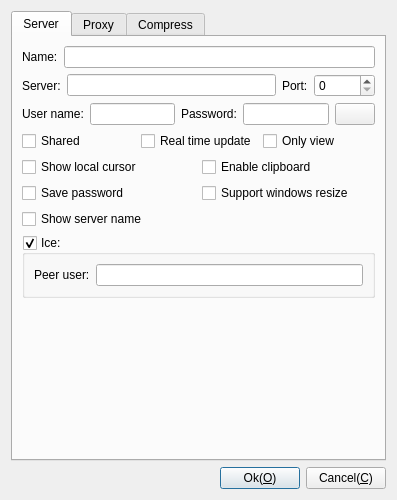
<?xml version="1.0" encoding="UTF-8"?>
<ui version="4.0">
 <class>CDlgSettingsRabbitVNC</class>
 <widget class="QDialog" name="CDlgSettingsRabbitVNC">
  <property name="geometry">
   <rect>
    <x>0</x>
    <y>0</y>
    <width>397</width>
    <height>500</height>
   </rect>
  </property>
  <property name="windowTitle">
   <string>Setting RabbitVNC</string>
  </property>
  <property name="windowIcon">
   <iconset>
    <normaloff>:/image/App</normaloff>:/image/App</iconset>
  </property>
  <layout class="QGridLayout" name="gridLayout_4">
   <item row="1" column="0">
    <layout class="QHBoxLayout" name="horizontalLayout_4">
     <item>
      <spacer name="horizontalSpacer">
       <property name="orientation">
        <enum>Qt::Horizontal</enum>
       </property>
       <property name="sizeHint" stdset="0">
        <size>
         <width>40</width>
         <height>20</height>
        </size>
       </property>
      </spacer>
     </item>
     <item>
      <widget class="QPushButton" name="pbOk">
       <property name="text">
        <string>Ok(&amp;O)</string>
       </property>
      </widget>
     </item>
     <item>
      <widget class="QPushButton" name="pbCancel">
       <property name="text">
        <string>Cancel(&amp;C)</string>
       </property>
      </widget>
     </item>
    </layout>
   </item>
   <item row="0" column="0">
    <widget class="QTabWidget" name="tabWidget">
     <property name="currentIndex">
      <number>0</number>
     </property>
     <widget class="QWidget" name="Server">
      <attribute name="title">
       <string>Server</string>
      </attribute>
      <layout class="QGridLayout" name="gridLayout_8">
       <item row="0" column="0">
        <layout class="QHBoxLayout" name="horizontalLayout_9">
         <item>
          <widget class="QLabel" name="label_11">
           <property name="text">
            <string>Name:</string>
           </property>
          </widget>
         </item>
         <item>
          <widget class="QLineEdit" name="leName">
           <property name="toolTip">
            <string>Connecter name</string>
           </property>
           <property name="statusTip">
            <string>Connecter name</string>
           </property>
           <property name="whatsThis">
            <string>Connecter name</string>
           </property>
          </widget>
         </item>
        </layout>
       </item>
       <item row="1" column="0">
        <layout class="QHBoxLayout" name="horizontalLayout_3">
         <item>
          <widget class="QLabel" name="lbServer">
           <property name="text">
            <string>Server:</string>
           </property>
          </widget>
         </item>
         <item>
          <widget class="QLineEdit" name="leServer">
           <property name="text">
            <string/>
           </property>
          </widget>
         </item>
         <item>
          <widget class="QLabel" name="label_6">
           <property name="text">
            <string>Port:</string>
           </property>
          </widget>
         </item>
         <item>
          <widget class="QSpinBox" name="spPort">
           <property name="maximum">
            <number>65536</number>
           </property>
          </widget>
         </item>
        </layout>
       </item>
       <item row="2" column="0">
        <layout class="QHBoxLayout" name="horizontalLayout">
         <item>
          <widget class="QLabel" name="label_2">
           <property name="text">
            <string>User name:</string>
           </property>
          </widget>
         </item>
         <item>
          <widget class="QLineEdit" name="leUserName"/>
         </item>
         <item>
          <widget class="QLabel" name="label_3">
           <property name="text">
            <string>Password:</string>
           </property>
          </widget>
         </item>
         <item>
          <widget class="QLineEdit" name="lePassword">
           <property name="inputMask">
            <string/>
           </property>
           <property name="text">
            <string/>
           </property>
           <property name="echoMode">
            <enum>QLineEdit::Password</enum>
           </property>
          </widget>
         </item>
         <item>
          <widget class="QPushButton" name="pbShow">
           <property name="text">
            <string/>
           </property>
           <property name="icon">
            <iconset theme="eye-on"/>
           </property>
           <property name="checkable">
            <bool>true</bool>
           </property>
           <property name="checked">
            <bool>false</bool>
           </property>
          </widget>
         </item>
        </layout>
       </item>
       <item row="3" column="0">
        <layout class="QHBoxLayout" name="horizontalLayout_7">
         <item>
          <widget class="QCheckBox" name="cbShared">
           <property name="text">
            <string>Shared</string>
           </property>
          </widget>
         </item>
         <item>
          <widget class="QCheckBox" name="cbRealTimeUpdate">
           <property name="text">
            <string>Real time update</string>
           </property>
          </widget>
         </item>
         <item>
          <widget class="QCheckBox" name="cbOnlyView">
           <property name="text">
            <string>Only view</string>
           </property>
          </widget>
         </item>
        </layout>
       </item>
       <item row="4" column="0">
        <layout class="QHBoxLayout" name="horizontalLayout_8">
         <item>
          <widget class="QCheckBox" name="cbLocalCursor">
           <property name="text">
            <string>Show local cursor</string>
           </property>
          </widget>
         </item>
         <item>
          <widget class="QCheckBox" name="cbClipboard">
           <property name="text">
            <string>Enable clipboard</string>
           </property>
          </widget>
         </item>
        </layout>
       </item>
       <item row="5" column="0">
        <layout class="QGridLayout" name="gridLayout">
         <item row="0" column="0">
          <widget class="QCheckBox" name="cbSave">
           <property name="text">
            <string>Save password</string>
           </property>
          </widget>
         </item>
         <item row="0" column="1">
          <widget class="QCheckBox" name="cbResizeWindows">
           <property name="text">
            <string>Support windows resize</string>
           </property>
          </widget>
         </item>
        </layout>
       </item>
       <item row="6" column="0">
        <widget class="QCheckBox" name="cbShowServerName">
         <property name="text">
          <string>Show server name</string>
         </property>
        </widget>
       </item>
       <item row="7" column="0">
        <widget class="QGroupBox" name="gpIce">
         <property name="title">
          <string>Ice:</string>
         </property>
         <property name="checkable">
          <bool>true</bool>
         </property>
         <property name="checked">
          <bool>true</bool>
         </property>
         <layout class="QGridLayout" name="gridLayout_5">
          <item row="0" column="0">
           <layout class="QHBoxLayout" name="horizontalLayout_14">
            <item>
             <widget class="QLabel" name="label">
              <property name="text">
               <string>Peer user:</string>
              </property>
             </widget>
            </item>
            <item>
             <widget class="QLineEdit" name="lePeerUser"/>
            </item>
           </layout>
          </item>
         </layout>
        </widget>
       </item>
       <item row="8" column="0">
        <spacer name="verticalSpacer_4">
         <property name="orientation">
          <enum>Qt::Vertical</enum>
         </property>
         <property name="sizeHint" stdset="0">
          <size>
           <width>20</width>
           <height>40</height>
          </size>
         </property>
        </spacer>
       </item>
      </layout>
     </widget>
     <widget class="QWidget" name="Proxy">
      <attribute name="title">
       <string>Proxy</string>
      </attribute>
      <layout class="QGridLayout" name="gridLayout_7">
       <item row="1" column="0">
        <layout class="QGridLayout" name="gridLayout_6">
         <item row="0" column="3">
          <widget class="QSpinBox" name="spProxyPort">
           <property name="maximum">
            <number>65537</number>
           </property>
          </widget>
         </item>
         <item row="0" column="2">
          <widget class="QLabel" name="label_8">
           <property name="text">
            <string>Port:</string>
           </property>
          </widget>
         </item>
         <item row="0" column="0">
          <widget class="QLabel" name="label_7">
           <property name="text">
            <string>Server:</string>
           </property>
          </widget>
         </item>
         <item row="0" column="1">
          <widget class="QLineEdit" name="leProxyServer"/>
         </item>
        </layout>
       </item>
       <item row="0" column="0">
        <layout class="QVBoxLayout" name="verticalLayout">
         <item>
          <widget class="QRadioButton" name="rbProxyNo">
           <property name="text">
            <string>No</string>
           </property>
          </widget>
         </item>
         <item>
          <widget class="QRadioButton" name="rbProxySocks">
           <property name="text">
            <string>Socks5</string>
           </property>
          </widget>
         </item>
         <item>
          <widget class="QRadioButton" name="rbHttp">
           <property name="text">
            <string>Http</string>
           </property>
          </widget>
         </item>
        </layout>
       </item>
       <item row="2" column="0">
        <layout class="QHBoxLayout" name="horizontalLayout_10">
         <item>
          <widget class="QLabel" name="label_9">
           <property name="text">
            <string>User name:</string>
           </property>
          </widget>
         </item>
         <item>
          <widget class="QLineEdit" name="leProxyUser"/>
         </item>
        </layout>
       </item>
       <item row="3" column="0">
        <layout class="QHBoxLayout" name="horizontalLayout_11">
         <item>
          <widget class="QLabel" name="label_10">
           <property name="text">
            <string>Password:</string>
           </property>
          </widget>
         </item>
         <item>
          <widget class="QLineEdit" name="leProxyPassword"/>
         </item>
        </layout>
       </item>
       <item row="4" column="0">
        <spacer name="verticalSpacer">
         <property name="orientation">
          <enum>Qt::Vertical</enum>
         </property>
         <property name="sizeHint" stdset="0">
          <size>
           <width>20</width>
           <height>40</height>
          </size>
         </property>
        </spacer>
       </item>
      </layout>
     </widget>
     <widget class="QWidget" name="Compress">
      <attribute name="title">
       <string>Compress</string>
      </attribute>
      <layout class="QGridLayout" name="gridLayout_2">
       <item row="1" column="1">
        <widget class="QGroupBox" name="gpColorLevel">
         <property name="title">
          <string>Color level</string>
         </property>
         <layout class="QFormLayout" name="formLayout">
          <item row="1" column="0">
           <widget class="QRadioButton" name="rbFull">
            <property name="text">
             <string>Full</string>
            </property>
           </widget>
          </item>
          <item row="3" column="0">
           <widget class="QRadioButton" name="rbLow">
            <property name="text">
             <string>Low</string>
            </property>
           </widget>
          </item>
          <item row="2" column="0">
           <widget class="QRadioButton" name="rbMeduim">
            <property name="text">
             <string>Meduim</string>
            </property>
           </widget>
          </item>
          <item row="4" column="0">
           <widget class="QRadioButton" name="rbVeryLow">
            <property name="text">
             <string>Very low</string>
            </property>
           </widget>
          </item>
         </layout>
        </widget>
       </item>
       <item row="3" column="1">
        <layout class="QHBoxLayout" name="horizontalLayout_5">
         <item>
          <widget class="QSpinBox" name="spCompressLevel">
           <property name="maximum">
            <number>9</number>
           </property>
           <property name="value">
            <number>0</number>
           </property>
          </widget>
         </item>
         <item>
          <widget class="QLabel" name="label_5">
           <property name="text">
            <string>0=fast, 9=best</string>
           </property>
          </widget>
         </item>
        </layout>
       </item>
       <item row="4" column="0" colspan="2">
        <layout class="QHBoxLayout" name="horizontalLayout_6">
         <item>
          <widget class="QCheckBox" name="cbJPEG">
           <property name="text">
            <string>Enable JPEG compress</string>
           </property>
          </widget>
         </item>
         <item>
          <widget class="QSpinBox" name="spJPEGLevel">
           <property name="maximum">
            <number>9</number>
           </property>
          </widget>
         </item>
         <item>
          <widget class="QLabel" name="label_4">
           <property name="text">
            <string>0=Worst, 9=best</string>
           </property>
          </widget>
         </item>
        </layout>
       </item>
       <item row="1" column="0" rowspan="3">
        <widget class="QGroupBox" name="gpEncodeing">
         <property name="title">
          <string>preferred Encoding</string>
         </property>
         <layout class="QGridLayout" name="gridLayout_3">
          <item row="0" column="0">
           <widget class="QRadioButton" name="rbTight">
            <property name="text">
             <string>Tight</string>
            </property>
           </widget>
          </item>
          <item row="2" column="0">
           <widget class="QRadioButton" name="rbHextile">
            <property name="text">
             <string>Hextile</string>
            </property>
           </widget>
          </item>
          <item row="6" column="0">
           <widget class="QRadioButton" name="rbRaw">
            <property name="text">
             <string>Raw</string>
            </property>
           </widget>
          </item>
          <item row="1" column="0">
           <widget class="QRadioButton" name="rbZRLE">
            <property name="text">
             <string>ZRLE</string>
            </property>
           </widget>
          </item>
          <item row="3" column="0">
           <widget class="QRadioButton" name="rbCoRRE">
            <property name="text">
             <string>CoRRE</string>
            </property>
           </widget>
          </item>
          <item row="4" column="0">
           <widget class="QRadioButton" name="rbRRE">
            <property name="text">
             <string>RRE</string>
            </property>
           </widget>
          </item>
          <item row="5" column="0">
           <widget class="QRadioButton" name="rbCopyRect">
            <property name="text">
             <string>copyRect</string>
            </property>
           </widget>
          </item>
         </layout>
        </widget>
       </item>
       <item row="2" column="1">
        <widget class="QCheckBox" name="cbCompress">
         <property name="text">
          <string>Compress level:</string>
         </property>
        </widget>
       </item>
       <item row="0" column="0">
        <widget class="QCheckBox" name="cbCompressAutoSelect">
         <property name="text">
          <string>Auto select</string>
         </property>
        </widget>
       </item>
      </layout>
     </widget>
    </widget>
   </item>
  </layout>
 </widget>
 <tabstops>
  <tabstop>leServer</tabstop>
  <tabstop>leUserName</tabstop>
  <tabstop>lePassword</tabstop>
  <tabstop>cbShared</tabstop>
  <tabstop>cbRealTimeUpdate</tabstop>
  <tabstop>cbLocalCursor</tabstop>
  <tabstop>cbClipboard</tabstop>
  <tabstop>cbSave</tabstop>
  <tabstop>cbResizeWindows</tabstop>
  <tabstop>cbOnlyView</tabstop>
  <tabstop>pbOk</tabstop>
  <tabstop>pbCancel</tabstop>
  <tabstop>cbCompressAutoSelect</tabstop>
  <tabstop>rbTight</tabstop>
  <tabstop>rbZRLE</tabstop>
  <tabstop>rbHextile</tabstop>
  <tabstop>rbCoRRE</tabstop>
  <tabstop>rbRRE</tabstop>
  <tabstop>rbCopyRect</tabstop>
  <tabstop>rbRaw</tabstop>
  <tabstop>rbFull</tabstop>
  <tabstop>rbMeduim</tabstop>
  <tabstop>rbLow</tabstop>
  <tabstop>rbVeryLow</tabstop>
  <tabstop>cbCompress</tabstop>
  <tabstop>spCompressLevel</tabstop>
  <tabstop>cbJPEG</tabstop>
  <tabstop>spJPEGLevel</tabstop>
  <tabstop>tabWidget</tabstop>
 </tabstops>
 <resources/>
 <connections/>
</ui>
